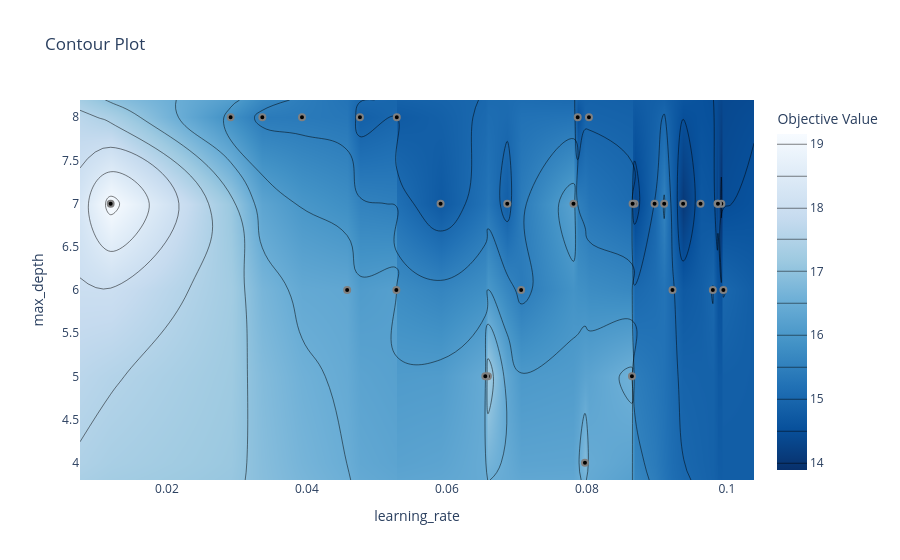

The notebook cell saved with this chart:
### Code cell
vis.plot_contour(study, params=['learning_rate', 'max_depth']).show()

### Figure 1 — Plotly figure (JSON) as saved in the notebook; plotly's stock layout.template omitted (floating-point values rounded to 4 significant figures; data arrays with more than 128 entries replaced by an {"elided": "..."} marker saying what was removed)
{"data": [{"colorbar": {"title": {"text": "Objective Value"}}, "colorscale": [[0, "rgb(247,251,255)"], [0.125, "rgb(222,235,247)"], [0.25, "rgb(198,219,239)"], [0.375, "rgb(158,202,225)"], [0.5, "rgb(107,174,214)"], [0.625, "rgb(66,146,198)"], [0.75, "rgb(33,113,181)"], [0.875, "rgb(8,81,156)"], [1, "rgb(8,48,107)"]], "connectgaps": true, "contours": {"coloring": "heatmap"}, "hoverinfo": "none", "line": {"smoothing": 1.3}, "reversescale": true, "type": "contour", "x": [0.007582, 0.01196, 0.0291, 0.03363, 0.0393, 0.04575, 0.04758, 0.05278, 0.05285, 0.0591, 0.06549, 0.06587, 0.06863, 0.07061, 0.07809, 0.07869, 0.07973, 0.0803, 0.08644, 0.08654, 0.08682, 0.08968, 0.09105, 0.09224, 0.09375, 0.09624, 0.098, 0.09867, 0.09873, 0.09922, 0.09951, 0.1039], "y": [3.8, 4, 5, 6, 7, 8, 8.2], "z": {"elided": "7x32 float values"}}, {"marker": {"color": "black", "line": {"color": "Gray", "width": 2}}, "mode": "markers", "name": "Feasible Trial", "showlegend": false, "type": "scatter", "x": [0.0393, 0.0291, 0.0803, 0.098, 0.07869, 0.06587, 0.05285, 0.04758, 0.04575, 0.05278, 0.07973, 0.01196, 0.06863, 0.09375, 0.09624, 0.08682, 0.08968, 0.06549, 0.09105, 0.08644, 0.07061, 0.07809, 0.08654, 0.09922, 0.09867, 0.09951, 0.09224, 0.09873, 0.0591, 0.03363], "y": [8, 8, 8, 6, 8, 5, 8, 8, 6, 6, 4, 7, 7, 7, 7, 7, 7, 5, 7, 5, 6, 7, 7, 7, 7, 6, 6, 7, 7, 8]}, {"marker": {"color": "#cccccc", "line": {"color": "Gray", "width": 2}}, "mode": "markers", "name": "Infeasible Trial", "showlegend": false, "type": "scatter", "x": [], "y": []}], "layout": {"title": {"text": "Contour Plot"}, "xaxis": {"range": [0.007582, 0.1039], "title": {"text": "learning_rate"}}, "yaxis": {"range": [3.8, 8.2], "title": {"text": "max_depth"}}}}
